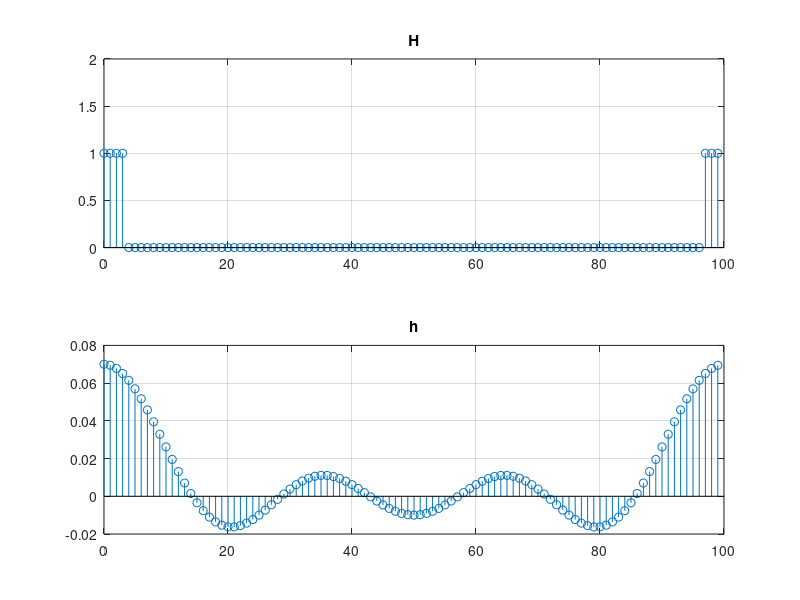
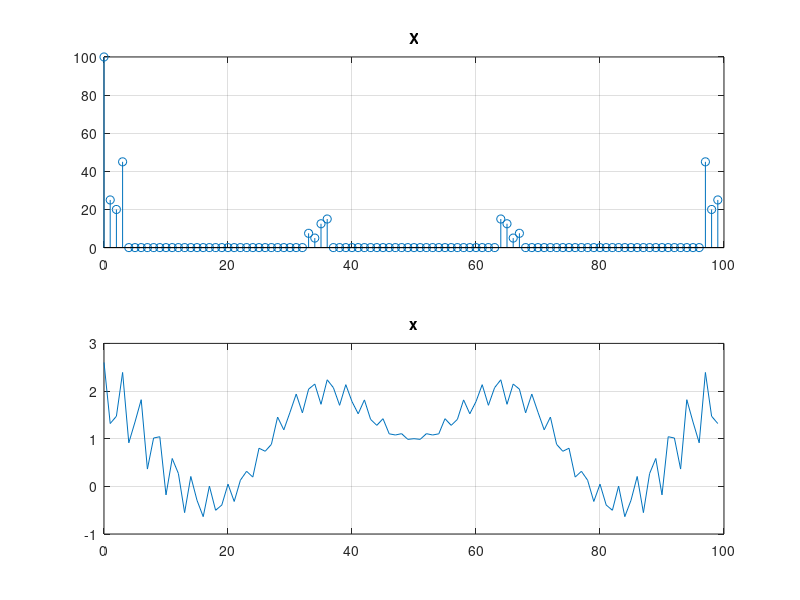
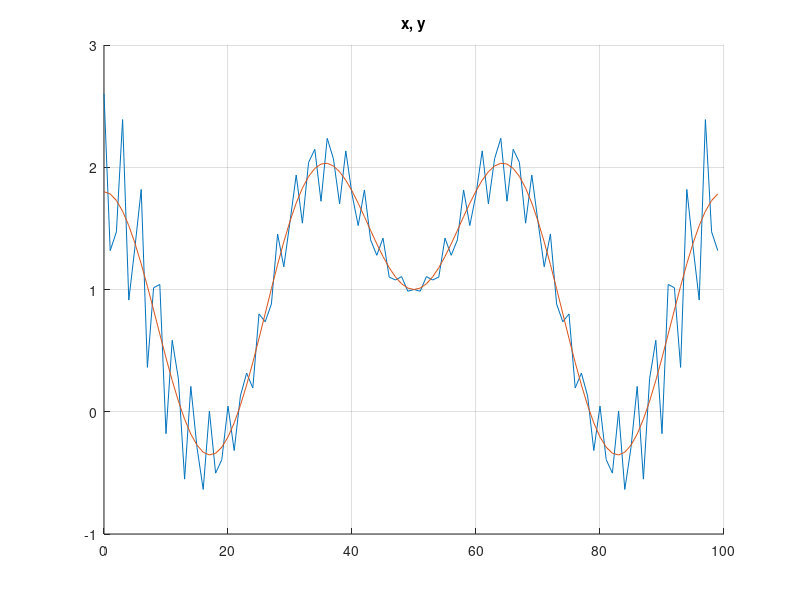

MATLAB code to generate these figures, in order:
volume = 100;
times = 0:1:volume-1;
frequencies = 0:1:volume-1;

% частота среза
cut = 3;
% спектр импульсной характеристики
H = zeros(1, volume);
% оставляем постоянную
H(1) = 1;
% оставляем первые три гармоники
H(2:cut+1) = 1;
H(volume-cut+1:volume) = 1;
% импульсная характеристика
h = ifft(H);
% рисунок
figure
% спектр
subplot(2,1,1)
stem(frequencies, H);
ylim([0 2])
grid on
title('H')
% импульсная характеристика
subplot(2,1,2)
stem(frequencies, h);
grid on
title('h');

% ВХОДНОЙ СИГНАЛ
% амплитуды
x_a = [1 -0.5 0.4 0.9 0.15 0.1 0.25 0.3];
% частоты
x_f = [0 1 2 3 33 34 35 36];
% сигнал
x = zeros(1,volume);
for k = 1:length(x_f)
    x = x + x_a(k)*cos(x_f(k)*2*pi/volume*times);
end
% спектр
X = abs(fft(x));
% рисунок
figure
% спектр
subplot(2,1,1)
stem(frequencies,X);
grid on
title('X');
% сигнал
subplot(2,1,2)
plot(times,x);
grid on
title('x');

% ПРЕОБРАЗОВАНИЕ
% циклическая свёртка
y = cconv(x,h,volume);
% рисунок
figure
hold on
% исходный сигнал
plot(times,x);
% фильтрованный сигнал
plot(times,y);
hold off
grid on
title('x, y');